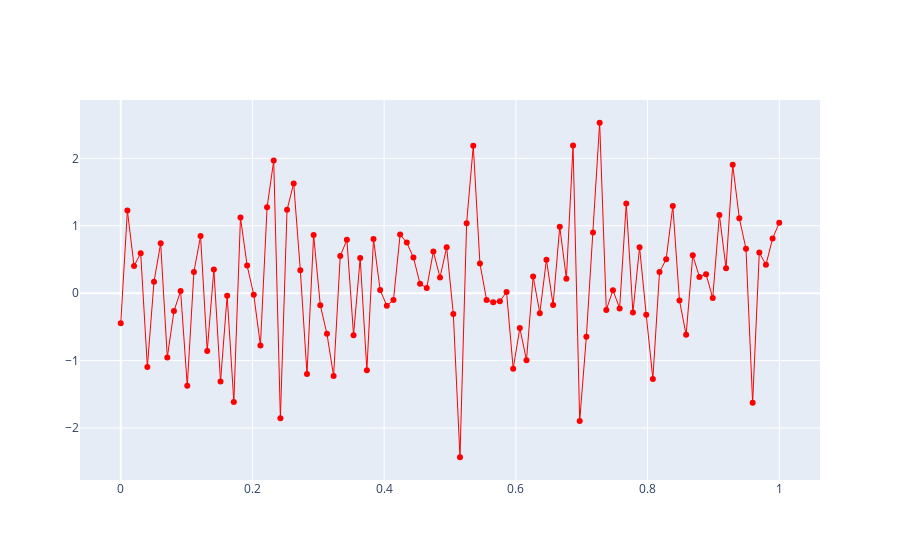

This figure's notebook cell:
### Code cell
# Create random data with numpy
import numpy as np
np.random.seed(1)

N = 100
random_x = np.linspace(0, 1, N)
random_y0 = np.random.randn(N) + 5
random_y1 = np.random.randn(N)
random_y2 = np.random.randn(N) - 5

fig = go.Figure()

marker = {}
marker['color'] = 'red'
line = {}
line['dash'] = 'solid'
line['width'] = 1

# Add traces
fig.add_scatter(x=random_x, y=random_y1,
                    mode='lines+markers',
                    name='lines+markers',
                    marker=marker,
                    line=line)
fig.show()
